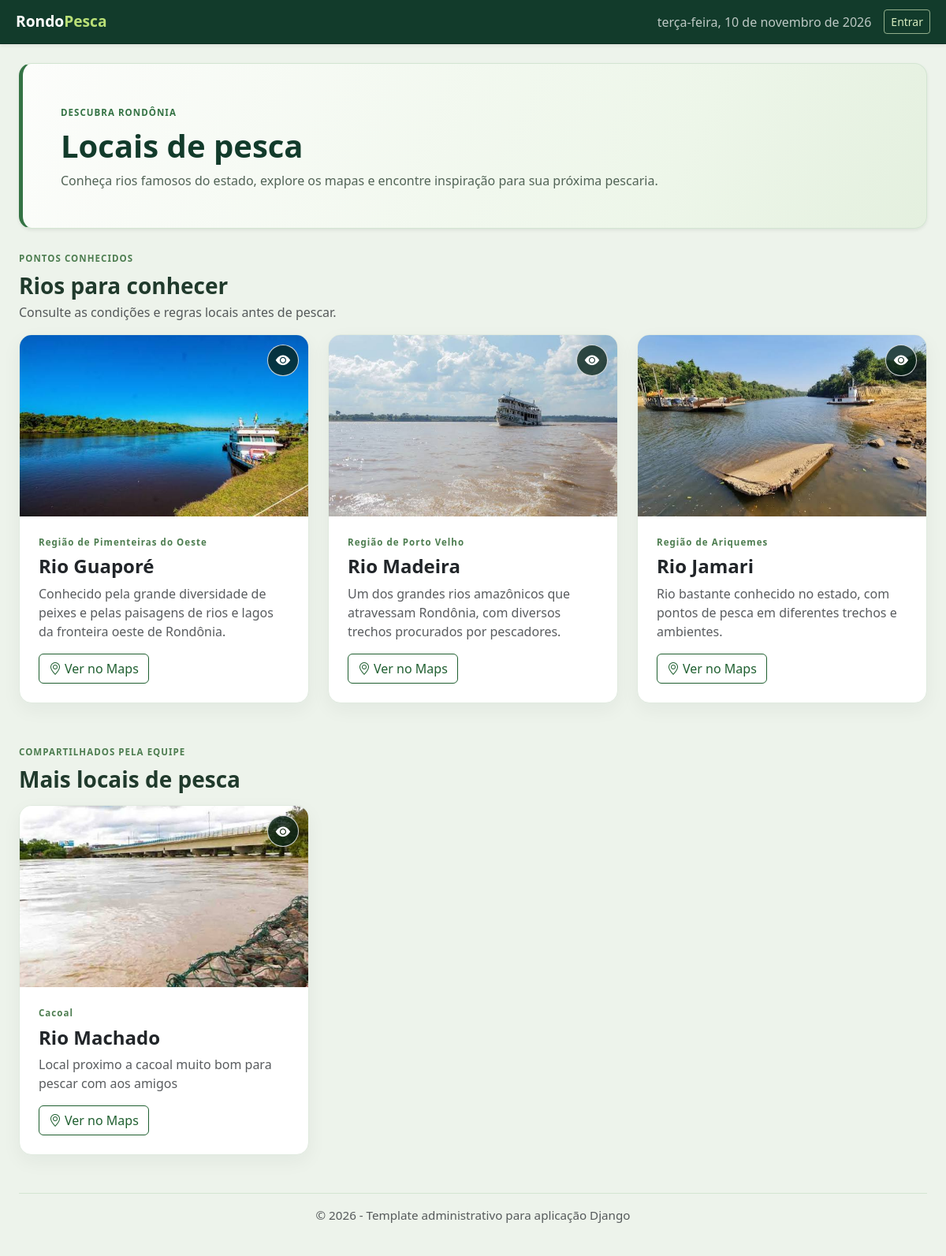
The app's page /locais/ with its own data.
### locais/models.py (models this page shows, shortened)
class LocalPesca(models.Model):
    nome = models.CharField(max_length=120)
    municipio = models.CharField(
        max_length=120,
        choices=MUNICIPIOS_RONDONIA,
        blank=True,
    )
    descricao = models.TextField(max_length=2000)
    imagem_url = models.URLField('URL da imagem', blank=True)
    foto = models.FileField(
        'Foto do local',
        upload_to='locais/%Y/%m/',
        blank=True,
    )
    maps_url = models.URLField('Link do Google Maps', blank=True)
    cadastrado_por = models.ForeignKey(
        settings.AUTH_USER_MODEL,
        on_delete=models.PROTECT,
        related_name='locais_de_pesca_cadastrados',
    )
    criado_em = models.DateTimeField(auto_now_add=True)
    class Meta:
        ordering = ['nome']
        verbose_name = 'Local de pesca'
        verbose_name_plural = 'Locais de pesca'

### locais/views.py (the view)
# urls.py: path('', views.lista_locais, name='locais'),
@require_GET
def lista_locais(request):
    permissao_cadastro = eh_pescador(request.user)
    return render(request, 'locais/locais.html', {
        'locais_principais': LOCAIS_PRINCIPAIS,
        'locais_cadastrados': LocalPesca.objects.select_related('cadastrado_por'),
        'pode_adicionar_local': permissao_cadastro,
    })

### usuarios/permissoes.py (called while the page is built, shortened)
def eh_pescador(usuario):
    if not usuario.is_authenticated or not usuario.is_active:
        return False

### locais/templates/locais/locais.html (shortened to what this page needs)
{% extends 'base.html' %}
{% load static %}
{% block content %}
<div class="dashboard-home fishing-locations">
    <section class="dashboard-welcome mb-4 p-4 p-lg-5 shadow-sm" aria-labelledby="locations-title">
        <span class="dashboard-kicker">DESCUBRA RONDÔNIA</span>
        <h1 class="display-6 fw-bold mt-2 mb-2" id="locations-title">Locais de pesca</h1>
        <p class="mb-0 text-muted">Conheça rios famosos do estado, explore os mapas e encontre inspiração para sua próxima pescaria.</p>
    </section>
    <section class="mb-5" aria-labelledby="main-locations-title">
        <div class="mb-3">
            <span class="dashboard-kicker">PONTOS CONHECIDOS</span>
            <h2 class="h3 fw-bold mt-2 mb-1" id="main-locations-title">Rios para conhecer</h2>
            <p class="text-muted mb-0">Consulte as condições e regras locais antes de pescar.</p>
        </div>
        <div class="row g-4">
            {% for local in locais_principais %}
            <div class="col-12 col-md-6 col-xl-4">
                <article class="card dashboard-card location-card h-100 shadow-sm">
                    <a class="location-image" href="{% url 'detalhe_local_principal' local.slug %}"
                        aria-label="Ver mais informações sobre {{ local.nome }}">
                        <img src="{% static local.imagem %}" alt="Paisagem do {{ local.nome }}" loading="lazy">
                    </a>
                    <a class="location-view-button" href="{% url 'detalhe_local_principal' local.slug %}"
                        aria-label="Ver mais sobre {{ local.nome }}">
                        <i class="bi bi-eye-fill" aria-hidden="true"></i>
                    </a>
                    <div class="card-body d-flex flex-column p-4">
                        <span class="dashboard-kicker">{{ local.municipio }}</span>
                        <h3 class="h4 fw-bold mt-2">{{ local.nome }}</h3>
                        <p class="text-muted">{{ local.descricao }}</p>
                        <a class="btn btn-outline-success mt-auto align-self-start" href="{{ local.maps_url }}"
                            target="_blank" rel="noopener noreferrer">
                            <i class="bi bi-geo-alt me-1" aria-hidden="true"></i>Ver no Maps
                        </a>
                    </div>
                </article>
            </div>
            {% endfor %}
        </div>
    </section>
    {% if locais_cadastrados %}
    <section class="mb-5" aria-labelledby="community-locations-title">
        <div class="mb-3">
            <span class="dashboard-kicker">COMPARTILHADOS PELA EQUIPE</span>
            <h2 class="h3 fw-bold mt-2 mb-1" id="community-locations-title">Mais locais de pesca</h2>
        </div>
        <div class="row g-4">
            {% for local in locais_cadastrados %}
            <div class="col-12 col-md-6 col-xl-4">
                <article class="card dashboard-card location-card h-100 shadow-sm">
                    {% if local.foto %}
                    <a class="location-image" href="{% url 'detalhe_local' local.pk %}"
                        aria-label="Ver mais informações sobre {{ local.nome }}">
                        <img src="{{ local.foto.url }}" alt="Paisagem de {{ local.nome }}" loading="lazy">
                    </a>
                    {% elif local.imagem_url %}
                    <a class="location-image" href="{% url 'detalhe_local' local.pk %}"
                        aria-label="Ver mais informações sobre {{ local.nome }}">
                        <img src="{{ local.imagem_url }}" alt="Paisagem de {{ local.nome }}" loading="lazy">
                    </a>
                    {% else %}
                    <a class="location-image location-image-placeholder" href="{% url 'detalhe_local' local.pk %}"
                        aria-label="Ver mais informações sobre {{ local.nome }}">
                        <i class="bi bi-water"></i>
                    </a>
                    {% endif %}
                    <a class="location-view-button" href="{% url 'detalhe_local' local.pk %}"
                        aria-label="Ver mais sobre {{ local.nome }}">
                        <i class="bi bi-eye-fill" aria-hidden="true"></i>
                    </a>
                    <div class="card-body d-flex flex-column p-4">
                        {% if local.municipio %}<span class="dashboard-kicker">{{ local.municipio }}</span>{% endif %}
                        <h3 class="h4 fw-bold mt-2">{{ local.nome }}</h3>
                        <p class="text-muted">{{ local.descricao }}</p>
                        {% if local.maps_url %}
                        <a class="btn btn-outline-success mt-auto align-self-start" href="{{ local.maps_url }}"
                            target="_blank" rel="noopener noreferrer">
                            <i class="bi bi-geo-alt me-1" aria-hidden="true"></i>Ver no Maps
                        </a>
                        {% endif %}
                    </div>
                </article>
            </div>
            {% endfor %}
        </div>
    </section>
    {% endif %}
</div>
{% endblock %}

### templates/base.html (shortened to what this page needs)
{% load static %}
<!DOCTYPE html>
<html lang="pt-br">
<head>
    <link href="https://cdn.jsdelivr.net/npm/bootstrap@5.3.8/dist/css/bootstrap.min.css" rel="stylesheet"
>
    <link rel="stylesheet" href="https://cdn.jsdelivr.net/npm/bootstrap-icons@1.11.3/font/bootstrap-icons.min.css">
    <link rel="stylesheet" href="{% static 'css/base/base.css' %}?v=20261103-2">
</head>
<body>
    <div class="admin-layout">
        <header class="admin-header shadow-sm">
            <div class="header-left d-flex align-items-center gap-3">
                <a class="brand text-decoration-none" href="{% url 'home' %}">Rondo<span>Pesca</span></a>
            </div>
            <div class="header-right d-flex align-items-center gap-3">
                <div class="d-none d-md-block text-muted" id="currentDate"></div>
                {% if request.user.is_authenticated %}
                <div class="dropdown">
                    <button class="btn btn-outline-success btn-sm dropdown-toggle header-profile-toggle"
                        type="button" data-bs-toggle="dropdown" aria-expanded="false"
                        aria-label="Menu de {{ request.user.username }}">
                        {% if request.user.perfil_usuario.foto %}
                        <img class="header-profile-avatar" src="{{ request.user.perfil_usuario.foto.url }}"
                            alt="" aria-hidden="true">
                        {% else %}
                        <i class="bi bi-person-circle header-profile-avatar-placeholder" aria-hidden="true"></i>
                        {% endif %}
                        <span>{{ request.user.username }}</span>
                    </button>
                    <ul class="dropdown-menu dropdown-menu-end">
                        <li><a class="dropdown-item" href="{% url 'perfil' %}">Ver perfil</a></li>
                        <li>
                            <form method="post" action="{% url 'logout' %}">
                                {% csrf_token %}
                                <button class="dropdown-item" type="submit">Sair</button>
                            </form>
                        </li>
                    </ul>
                </div>
                {% else %}
                <a class="btn btn-outline-success btn-sm" href="{% url 'login' %}">Entrar</a>
                {% endif %}
            </div>
        </header>
        <div class="admin-body d-flex">
            <main class="content flex-fill p-4">
                {% block content %}{% endblock %}
                <footer class="admin-footer text-center mt-4 py-3 text-muted">
                    © 2026 - Template administrativo para aplicação Django
                </footer>
            </main>
        </div>
    </div>
</body>
</html>

### records on screen
LocalPesca: foto (picture), municipio "Cacoal", nome "Rio Machado", descricao "Local proximo a cacoal muito bom para pescar com aos amigos"

### other values on screen
{{ local.municipio }} "Região de Pimenteiras do Oeste" "Região de Porto Velho" "Região de Ariquemes"
{{ local.nome }} "Rio Guaporé" "Rio Madeira" "Rio Jamari"
{{ local.descricao }} "Conhecido pela grande diversidade de peixes e pelas paisagens de rios e lagos da fronteira oeste de Rondônia." "Um dos grandes rios amazônicos que atravessam Rondônia, com diversos trechos procurados por pescadores." "Rio bastante conhecido no estado, com pontos de pesca em diferentes trechos e ambientes."
